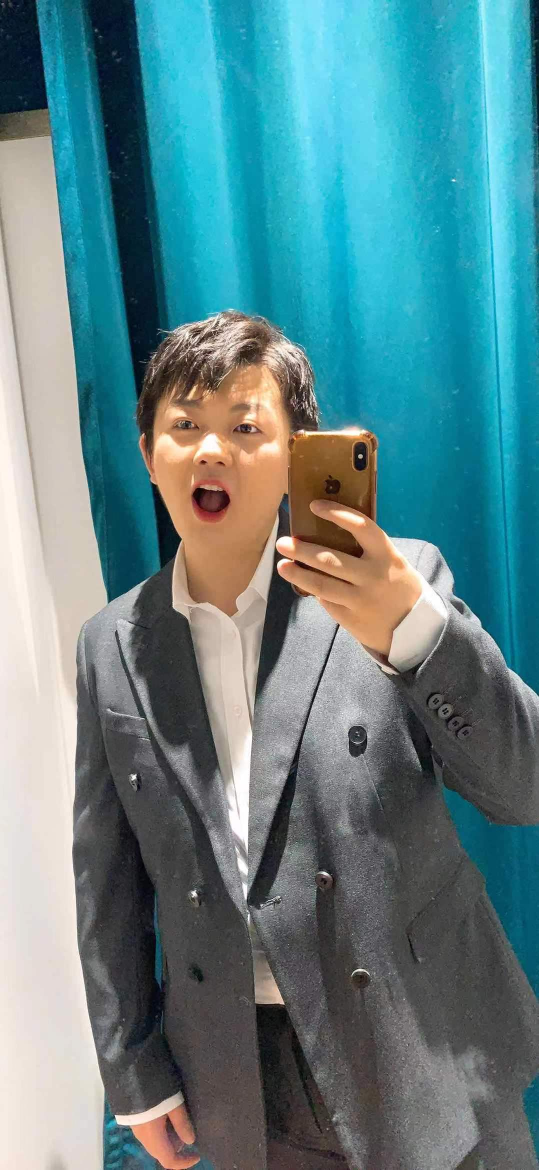
#> input picture PandaFace/1.jpg, 1078 x 2340 px (shown at 1/2 size)
$ python testOpencv.py
#> lines starting #> are read from the running program, lines starting #| are printed output that depends on the picture
import cv2
import numpy as np

def constrast_img(img1, c, b):
    rows, cols, channels = img1.shape

    blank = np.zeros([rows, cols, channels], img1.dtype)
    dst = cv2.addWeighted(img1, c, blank, 1-c, b)
    grey = cv2.cvtColor(dst, cv2.COLOR_BGR2GRAY)
    O = cv2.equalizeHist(grey)
    img = np.concatenate([img1, dst], axis=1)
    img2 = np.concatenate([grey, O], axis=1)
    return img , img2

img = cv2.imread("1.jpg")
#> img is the input picture: shape (2340, 1078, 3); mean B, G, R 136.5, 131.7, 93.6

h, w = img.shape[:2]
#> h = 2340; w = 1078

img = cv2.resize(img, (int(w/4), int(h/4)))
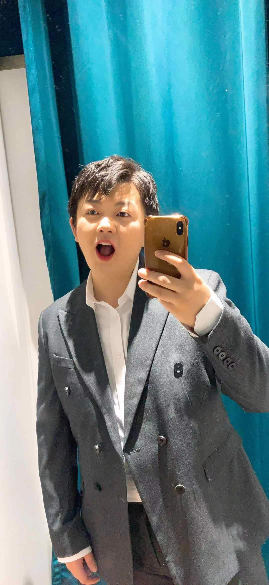
#> img: shape (585, 269, 3); mean B, G, R 136.4, 131.7, 93.6

pic = cv2.cvtColor(img, cv2.COLOR_BGR2HSV)
#> pic: shape (585, 269, 3); mean H, S, V 65.9, 103.5, 147.4

grey = cv2.cvtColor(img, cv2.COLOR_BGR2GRAY)
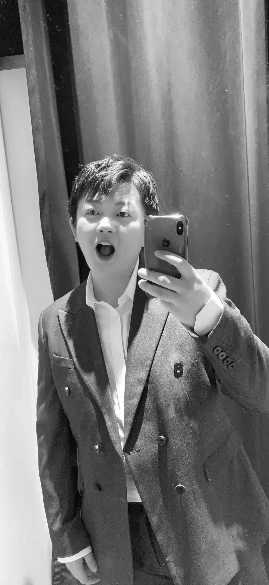
#> grey: shape (585, 269); min 1, max 255, mean 120.8
cv2.imshow("g", grey)
cv2.waitKey(0)

O = cv2.equalizeHist(grey)
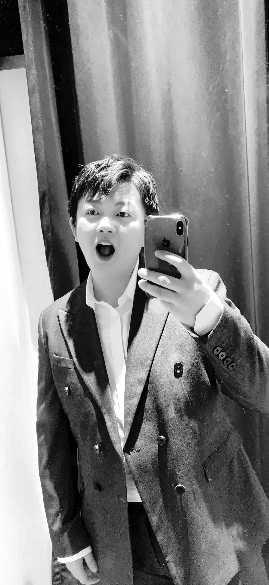
#> O: shape (585, 269); min 0, max 255, mean 128.2
cv2.imshow("o", O)
cv2.waitKey(0)

s = 0
cons = []
while s < 5:
    cons.append(s)
    s += 0.2

for con in cons:
    image, image2 = constrast_img(img, con, 3)
    cv2.imshow("test", image)
    cv2.waitKey(0)
    cv2.imshow("testg", image2)
#> this loop made 25 passes
#> pass 1, in constrast_img, `img = np.concatenate([img1, dst], axis=1)`:
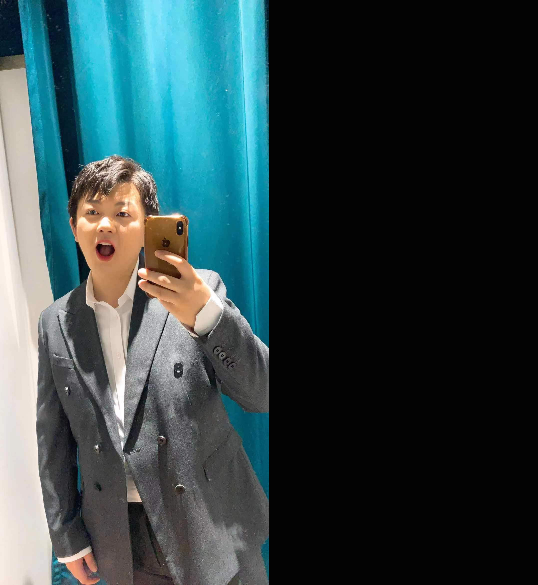
#> img: shape (585, 538, 3); mean B, G, R 69.7, 67.3, 48.3

cv2.destroyAllWindows()

$ run again, with PandaFace/pf1.jpg copied over PandaFace/1.jpg
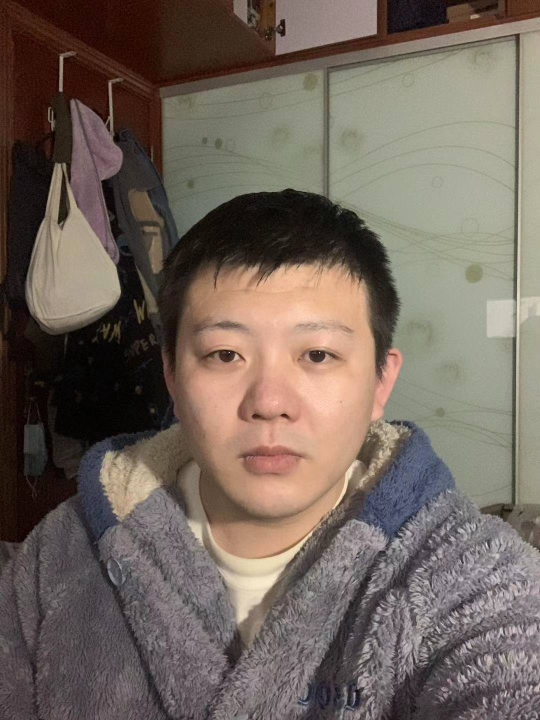
#> input picture PandaFace/pf1.jpg, 1080 x 1440 px (shown at 1/2 size)
#> img is the input picture: shape (1440, 1080, 3); mean B, G, R 92.4, 101.4, 113.8
#> pic: shape (360, 270, 3); mean H, S, V 58.6, 64.2, 115
#> `O = cv2.equalizeHist(grey)`:
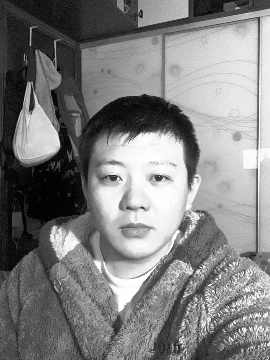
#> O: shape (360, 270); min 0, max 255, mean 128.2
#> the loop `for con in cons:` made 25 passes
#> pass 1, in constrast_img, `img = np.concatenate([img1, dst], axis=1)`:
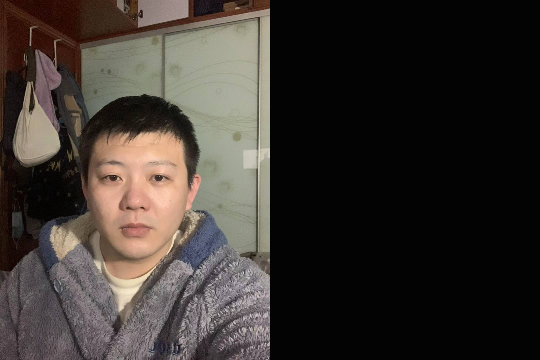
#> img: shape (360, 540, 3); mean B, G, R 47.7, 52.2, 58.4
